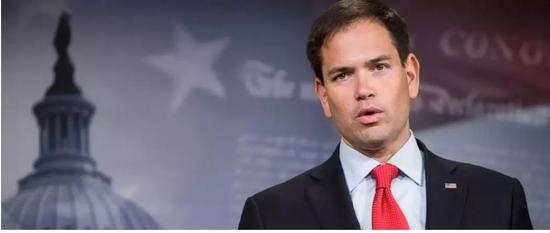
#> input picture Picture_4.jpg, 550 x 233 px
$ python '4.5 alpha 通道.py'
#> lines starting #> are read from the running program, lines starting #| are printed output that depends on the picture
'''
在 RGB 色彩空间的三个通道的基础上，还可以再加入
一个 A 通道，称为 alpha 通道，这种 4 通道空间被称为 GRBA 空间
其赋值范围为 [0, 255] 或者 [0,1] 表示从 透明到不透明
'''

'''
import cv2
import numpy as np

img = np.random.randint(0, 256, size=[2, 3, 3], dtype=np.uint8)

bgra = cv2.cvtColor(img, cv2.COLOR_BGR2RGBA)

print('img =\n',img)
print('bgra=\n',bgra)

# 将四个通道剥离

b,g,r,a = cv2.split(bgra)

print('Alpha=\n', a)

a[:,:] = 125

# 将从 bgra 中提取的 alpha 通道的值设定为 125

# 使用 cv2.merge() 函数 将4个通道 合并
bgra= cv2.merge([b,g,r,a])

print('bgra=\n',bgra)
'''

import cv2
import numpy

img = cv2.imread('Picture_4.jpg')
#> img is the input picture: shape (233, 550, 3); mean B, G, R 110, 96.2, 106.1
bgra = cv2.cvtColor(img, cv2.COLOR_BGR2BGRA)
b,g,r,a = cv2.split(bgra)
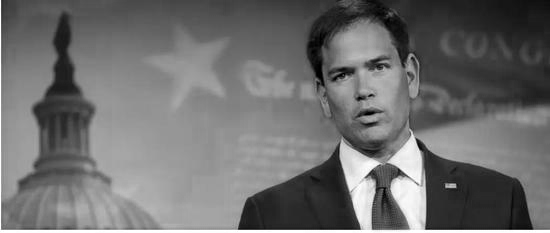
#> b: shape (233, 550); min 0, max 255, mean 110
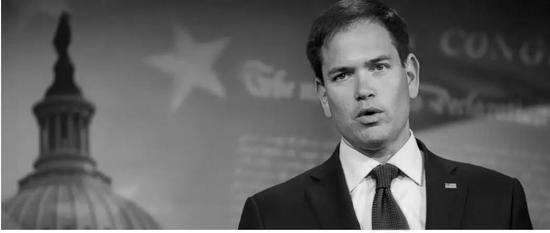
#> g: shape (233, 550); min 0, max 255, mean 96.2
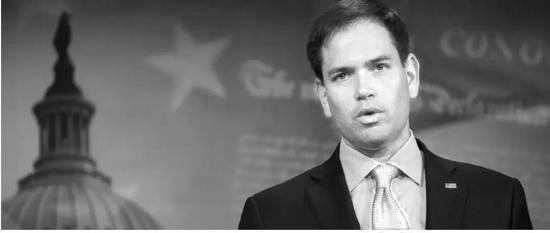
#> r: shape (233, 550); min 0, max 255, mean 106.1
#> a: shape (233, 550); every value is 255

a[:,:] = 125
#> a: shape (233, 550); every value is 125

bgra_125 = cv2.merge([b,g,r,a])

a[:,:] = 0
#> a: shape (233, 550); every value is 0

bgra_0 = cv2.merge([b,g,r,a])

cv2.imshow('img', img)
cv2.imshow('bgra',bgra)
cv2.imshow('bgra_0',bgra_0)
cv2.imshow('bgra_125',bgra_125)

cv2.imwrite('bgra.png',bgra)
cv2.imwrite('bgra_0.png',bgra_0)
cv2.imwrite('bgra_125.png',bgra_125)


cv2.waitKey()
cv2.destroyAllWindows()

$ run again, with Picture_2.jpg copied over Picture_4.jpg
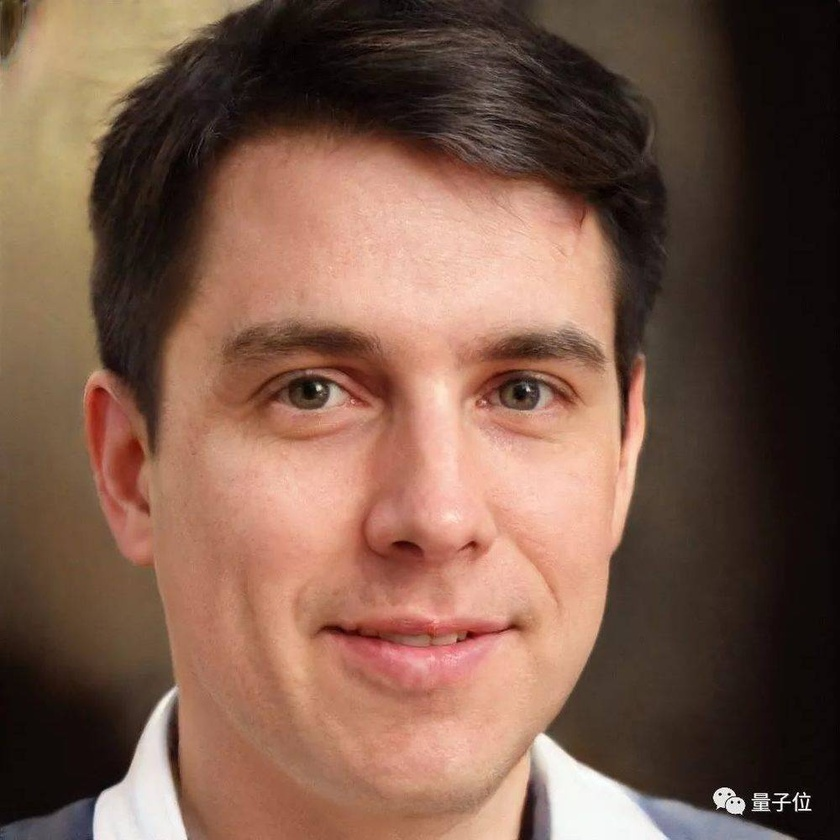
#> input picture Picture_2.jpg, 840 x 840 px, shrunk from 1000 x 1000 before the run
#> img is the input picture: shape (840, 840, 3); mean B, G, R 74.9, 90.6, 123
#> `b,g,r,a = cv2.split(bgra)`:
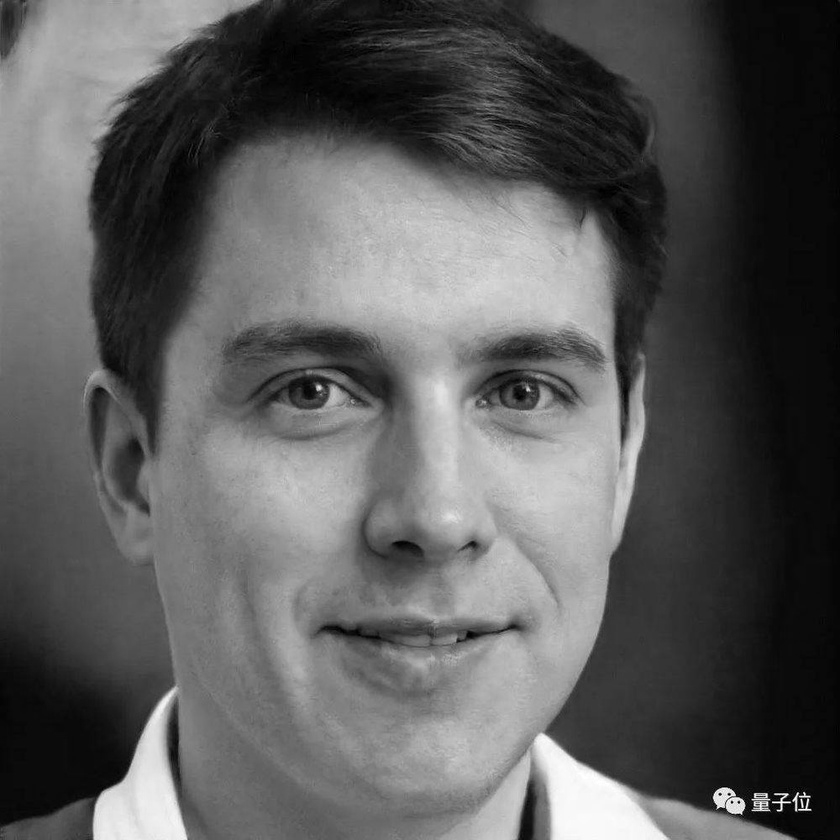
#> g: shape (840, 840); min 0, max 255, mean 90.6
#> `b,g,r,a = cv2.split(bgra)`:
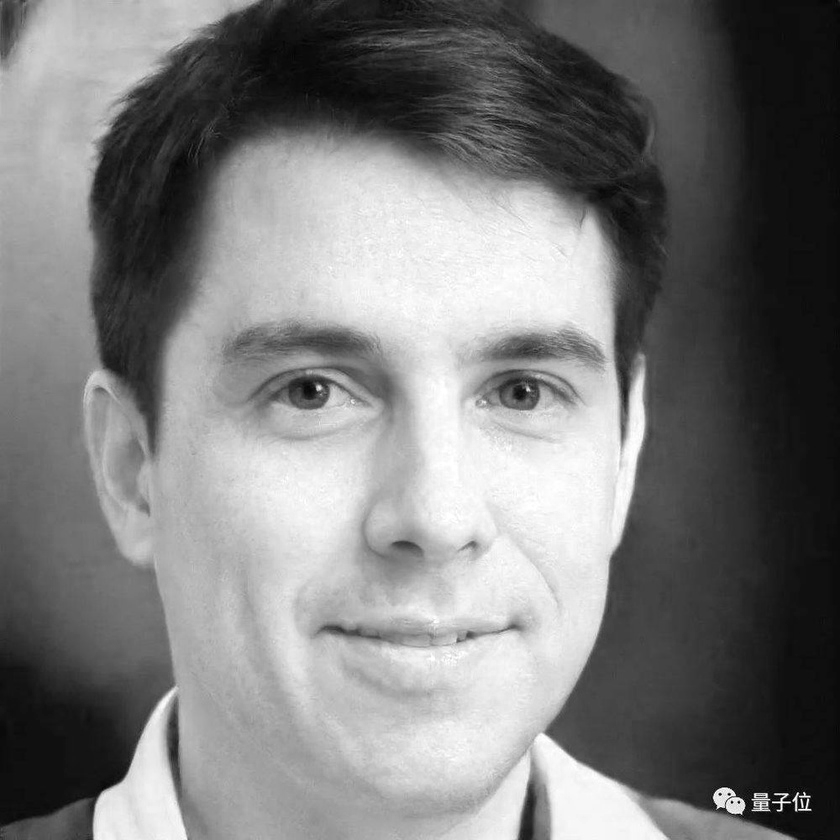
#> r: shape (840, 840); min 1, max 255, mean 123

$ run again, with Picture_3.jpg copied over Picture_4.jpg
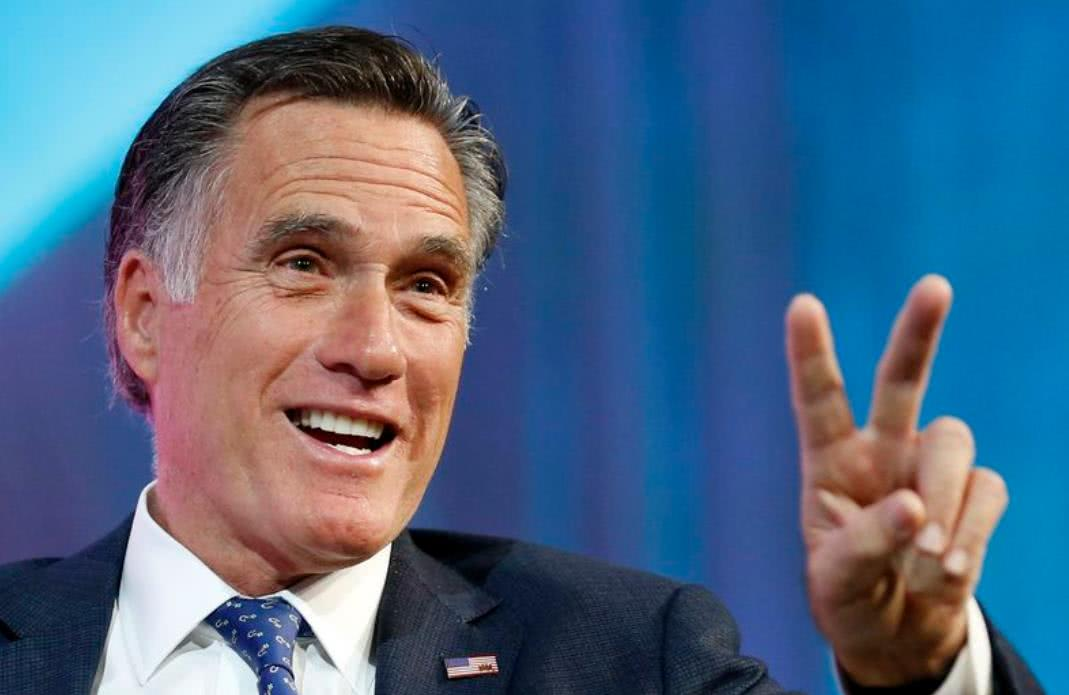
#> input picture Picture_3.jpg, 1069 x 695 px
#> img is the input picture: shape (695, 1069, 3); mean B, G, R 131.5, 102.8, 77.3
#> `b,g,r,a = cv2.split(bgra)`:
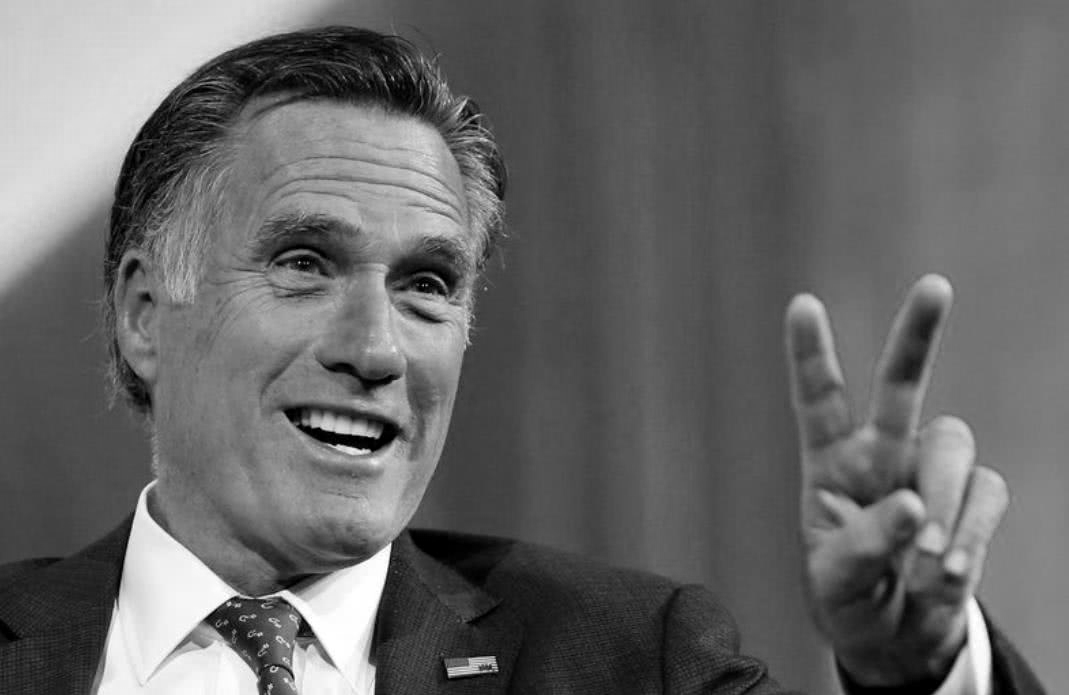
#> g: shape (695, 1069); min 0, max 255, mean 102.8
#> `b,g,r,a = cv2.split(bgra)`:
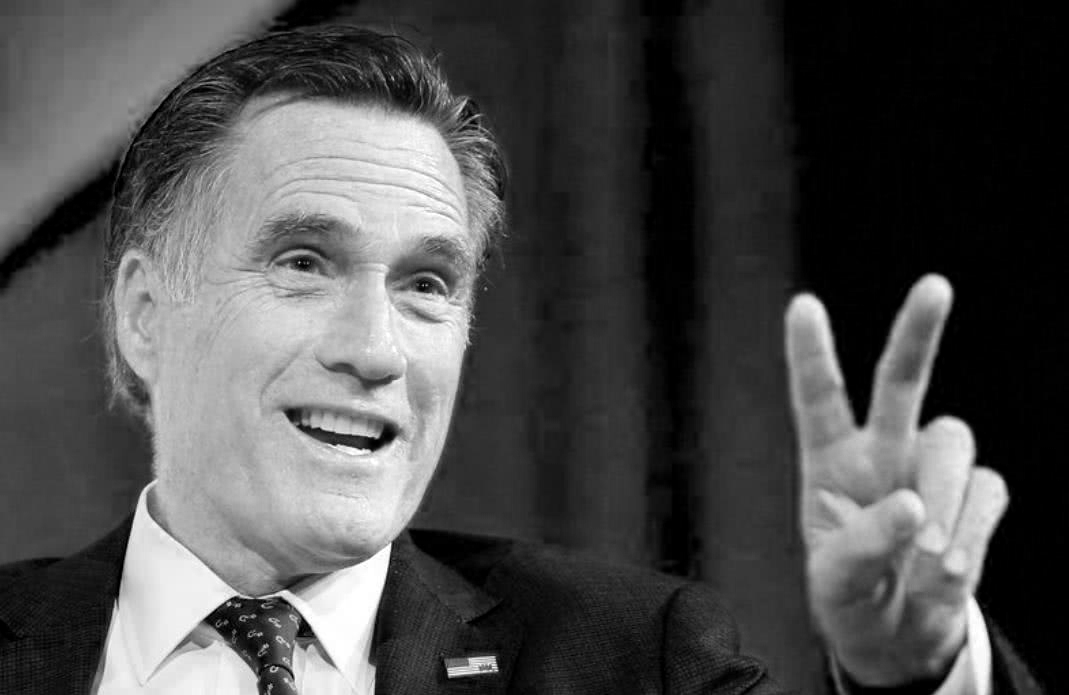
#> r: shape (695, 1069); min 0, max 255, mean 77.3
